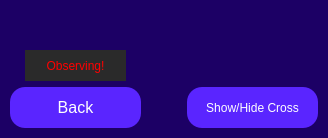
       <widget class="QFrame" name="gridFrame">
        <property name="maximumSize">
         <size>
          <width>341</width>
          <height>16777215</height>
         </size>
        </property>
        <property name="styleSheet">
         <string notr="true">QFrame {
	background-color: rgb(28, 0, 101);
}</string>
        </property>
        <layout class="QGridLayout" name="backButtonGrid" rowstretch="0,0,0,0">
         <property name="sizeConstraint">
          <enum>QLayout::SetMinAndMaxSize</enum>
         </property>
         <property name="leftMargin">
          <number>10</number>
         </property>
         <property name="topMargin">
          <number>10</number>
         </property>
         <property name="rightMargin">
          <number>10</number>
         </property>
         <property name="bottomMargin">
          <number>10</number>
         </property>
         <item row="3" column="0">
          <widget class="QPushButton" name="backButton">
           <property name="minimumSize">
            <size>
             <width>131</width>
             <height>41</height>
            </size>
           </property>
           <property name="maximumSize">
            <size>
             <width>131</width>
             <height>41</height>
            </size>
           </property>
           <property name="styleSheet">
            <string notr="true">QPushButton {
	color: white;
	font-size: 16px;
	background: rgb(90, 37, 255);
	border-radius: 15px;
}</string>
           </property>
           <property name="text">
            <string>Back</string>
           </property>
          </widget>
         </item>
         <item row="0" column="0">
          <spacer name="verticalSpacer">
           <property name="orientation">
            <enum>Qt::Vertical</enum>
           </property>
           <property name="sizeHint" stdset="0">
            <size>
             <width>20</width>
             <height>40</height>
            </size>
           </property>
          </spacer>
         </item>
         <item row="3" column="2" alignment="Qt::AlignRight|Qt::AlignVCenter">
          <widget class="QPushButton" name="showHideCrossButton">
           <property name="minimumSize">
            <size>
             <width>131</width>
             <height>41</height>
            </size>
           </property>
           <property name="maximumSize">
            <size>
             <width>131</width>
             <height>41</height>
            </size>
           </property>
           <property name="styleSheet">
            <string notr="true">QPushButton {
	color: white;
	font-size: 12px;
	background: rgb(90, 37, 255);
	border-radius: 15px;
}
QPushButton:checked {
	color:white; 
	font-size: 12px;
	background: rgb(45, 0, 110);
	border-radius: 15px;
}</string>
           </property>
           <property name="text">
            <string>Show/Hide Cross</string>
           </property>
          </widget>
         </item>
         <item row="3" column="1">
          <spacer name="horizontalSpacer">
           <property name="orientation">
            <enum>Qt::Horizontal</enum>
           </property>
           <property name="sizeHint" stdset="0">
            <size>
             <width>40</width>
             <height>20</height>
            </size>
           </property>
          </spacer>
         </item>
         <item row="1" column="0" alignment="Qt::AlignHCenter|Qt::AlignVCenter">
          <widget class="QLabel" name="statusLabel">
           <property name="minimumSize">
            <size>
             <width>101</width>
             <height>31</height>
            </size>
           </property>
           <property name="maximumSize">
            <size>
             <width>101</width>
             <height>31</height>
            </size>
           </property>
           <property name="styleSheet">
            <string notr="true">QLabel { background-color : rgb(42, 42, 42); color : red; }</string>
           </property>
           <property name="text">
            <string>Observing!</string>
           </property>
           <property name="alignment">
            <set>Qt::AlignCenter</set>
           </property>
          </widget>
         </item>
        </layout>
       </widget>
